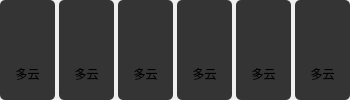
        <widget class="QWidget" name="widget0402" native="true">
         <layout class="QGridLayout" name="gridLayout_4">
          <property name="leftMargin">
           <number>0</number>
          </property>
          <property name="topMargin">
           <number>0</number>
          </property>
          <property name="rightMargin">
           <number>0</number>
          </property>
          <property name="bottomMargin">
           <number>0</number>
          </property>
          <property name="horizontalSpacing">
           <number>4</number>
          </property>
          <property name="verticalSpacing">
           <number>0</number>
          </property>
          <item row="0" column="0">
           <widget class="QLabel" name="label_weatherIcon1">
            <property name="minimumSize">
             <size>
              <width>55</width>
              <height>0</height>
             </size>
            </property>
            <property name="maximumSize">
             <size>
              <width>55</width>
              <height>48</height>
             </size>
            </property>
            <property name="styleSheet">
             <string notr="true">background-color: rgb(52, 52, 52);
border-radius: 5px;
border-bottom-left-radius:0px;
border-bottom-right-radius:0px;</string>
            </property>
            <property name="text">
             <string/>
            </property>
            <property name="pixmap">
             <pixmap resource="images.qrc">:/weatherType/weatherType/zhenyu.png</pixmap>
            </property>
            <property name="scaledContents">
             <bool>true</bool>
            </property>
           </widget>
          </item>
          <item row="0" column="1">
           <widget class="QLabel" name="label_weatherIcon2">
            <property name="minimumSize">
             <size>
              <width>55</width>
              <height>0</height>
             </size>
            </property>
            <property name="maximumSize">
             <size>
              <width>55</width>
              <height>48</height>
             </size>
            </property>
            <property name="styleSheet">
             <string notr="true">background-color: rgb(52, 52, 52);
border-radius: 5px;
border-bottom-left-radius:0px;
border-bottom-right-radius:0px;</string>
            </property>
            <property name="text">
             <string/>
            </property>
            <property name="pixmap">
             <pixmap resource="images.qrc">:/weatherType/weatherType/daxuezhuanbaoxue.png</pixmap>
            </property>
            <property name="scaledContents">
             <bool>true</bool>
            </property>
           </widget>
          </item>
          <item row="0" column="2">
           <widget class="QLabel" name="label_weatherIcon3">
            <property name="minimumSize">
             <size>
              <width>55</width>
              <height>0</height>
             </size>
            </property>
            <property name="maximumSize">
             <size>
              <width>55</width>
              <height>48</height>
             </size>
            </property>
            <property name="styleSheet">
             <string notr="true">background-color: rgb(52, 52, 52);
border-radius: 5px;
border-bottom-left-radius:0px;
border-bottom-right-radius:0px;</string>
            </property>
            <property name="text">
             <string/>
            </property>
            <property name="pixmap">
             <pixmap resource="images.qrc">:/weatherType/weatherType/leizhenyu.png</pixmap>
            </property>
            <property name="scaledContents">
             <bool>true</bool>
            </property>
           </widget>
          </item>
          <item row="0" column="3">
           <widget class="QLabel" name="label_weatherIcon4">
            <property name="minimumSize">
             <size>
              <width>55</width>
              <height>0</height>
             </size>
            </property>
            <property name="maximumSize">
             <size>
              <width>55</width>
              <height>48</height>
             </size>
            </property>
            <property name="styleSheet">
             <string notr="true">background-color: rgb(52, 52, 52);
border-radius: 5px;
border-bottom-left-radius:0px;
border-bottom-right-radius:0px;</string>
            </property>
            <property name="text">
             <string/>
            </property>
            <property name="pixmap">
             <pixmap resource="images.qrc">:/weatherType/weatherType/baoxue.png</pixmap>
            </property>
            <property name="scaledContents">
             <bool>true</bool>
            </property>
           </widget>
          </item>
          <item row="0" column="4">
           <widget class="QLabel" name="label_weatherIcon5">
            <property name="minimumSize">
             <size>
              <width>55</width>
              <height>0</height>
             </size>
            </property>
            <property name="maximumSize">
             <size>
              <width>55</width>
              <height>48</height>
             </size>
            </property>
            <property name="styleSheet">
             <string notr="true">background-color: rgb(52, 52, 52);
border-radius: 5px;
border-bottom-left-radius:0px;
border-bottom-right-radius:0px;</string>
            </property>
            <property name="text">
             <string/>
            </property>
            <property name="pixmap">
             <pixmap resource="images.qrc">:/weatherType/weatherType/dayu.png</pixmap>
            </property>
            <property name="scaledContents">
             <bool>true</bool>
            </property>
           </widget>
          </item>
          <item row="0" column="5">
           <widget class="QLabel" name="label_weatherIcon6">
            <property name="minimumSize">
             <size>
              <width>55</width>
              <height>0</height>
             </size>
            </property>
            <property name="maximumSize">
             <size>
              <width>55</width>
              <height>48</height>
             </size>
            </property>
            <property name="styleSheet">
             <string notr="true">background-color: rgb(52, 52, 52);
border-radius: 5px;
border-bottom-left-radius:0px;
border-bottom-right-radius:0px;</string>
            </property>
            <property name="text">
             <string/>
            </property>
            <property name="pixmap">
             <pixmap resource="images.qrc">:/weatherType/weatherType/xiaoxue.png</pixmap>
            </property>
            <property name="scaledContents">
             <bool>true</bool>
            </property>
           </widget>
          </item>
          <item row="1" column="0">
           <widget class="QLabel" name="label_weatherType1">
            <property name="font">
             <font>
              <family>华光隶书_CNKI</family>
             </font>
            </property>
            <property name="styleSheet">
             <string notr="true">border-radius: 5px;
border-top-left-radius:0px;
border-top-right-radius:0px;
background-color: rgb(52, 52, 52);</string>
            </property>
            <property name="text">
             <string>多云</string>
            </property>
            <property name="alignment">
             <set>Qt::AlignCenter</set>
            </property>
           </widget>
          </item>
          <item row="1" column="1">
           <widget class="QLabel" name="label_weatherType2">
            <property name="minimumSize">
             <size>
              <width>55</width>
              <height>0</height>
             </size>
            </property>
            <property name="font">
             <font>
              <family>华光隶书_CNKI</family>
             </font>
            </property>
            <property name="styleSheet">
             <string notr="true">border-radius: 5px;
border-top-left-radius:0px;
border-top-right-radius:0px;
background-color: rgb(52, 52, 52);</string>
            </property>
            <property name="text">
             <string>多云</string>
            </property>
            <property name="alignment">
             <set>Qt::AlignCenter</set>
            </property>
           </widget>
          </item>
          <item row="1" column="2">
           <widget class="QLabel" name="label_weatherType3">
            <property name="minimumSize">
             <size>
              <width>55</width>
              <height>0</height>
             </size>
            </property>
            <property name="font">
             <font>
              <family>华光隶书_CNKI</family>
             </font>
            </property>
            <property name="styleSheet">
             <string notr="true">border-radius: 5px;
border-top-left-radius:0px;
border-top-right-radius:0px;
background-color: rgb(52, 52, 52);</string>
            </property>
            <property name="text">
             <string>多云</string>
            </property>
            <property name="alignment">
             <set>Qt::AlignCenter</set>
            </property>
           </widget>
          </item>
          <item row="1" column="3">
           <widget class="QLabel" name="label_weatherType4">
            <property name="minimumSize">
             <size>
              <width>55</width>
              <height>0</height>
             </size>
            </property>
            <property name="font">
             <font>
              <family>华光隶书_CNKI</family>
             </font>
            </property>
            <property name="styleSheet">
             <string notr="true">border-radius: 5px;
border-top-left-radius:0px;
border-top-right-radius:0px;
background-color: rgb(52, 52, 52);</string>
            </property>
            <property name="text">
             <string>多云</string>
            </property>
            <property name="alignment">
             <set>Qt::AlignCenter</set>
            </property>
           </widget>
          </item>
          <item row="1" column="4">
           <widget class="QLabel" name="label_weatherType5">
            <property name="minimumSize">
             <size>
              <width>55</width>
              <height>0</height>
             </size>
            </property>
            <property name="font">
             <font>
              <family>华光隶书_CNKI</family>
             </font>
            </property>
            <property name="styleSheet">
             <string notr="true">border-radius: 5px;
border-top-left-radius:0px;
border-top-right-radius:0px;
background-color: rgb(52, 52, 52);</string>
            </property>
            <property name="text">
             <string>多云</string>
            </property>
            <property name="alignment">
             <set>Qt::AlignCenter</set>
            </property>
           </widget>
          </item>
          <item row="1" column="5">
           <widget class="QLabel" name="label_weatherType6">
            <property name="minimumSize">
             <size>
              <width>55</width>
              <height>0</height>
             </size>
            </property>
            <property name="font">
             <font>
              <family>华光隶书_CNKI</family>
             </font>
            </property>
            <property name="styleSheet">
             <string notr="true">border-radius: 5px;
border-top-left-radius:0px;
border-top-right-radius:0px;
background-color: rgb(52, 52, 52);</string>
            </property>
            <property name="text">
             <string>多云</string>
            </property>
            <property name="alignment">
             <set>Qt::AlignCenter</set>
            </property>
           </widget>
          </item>
         </layout>
        </widget>
